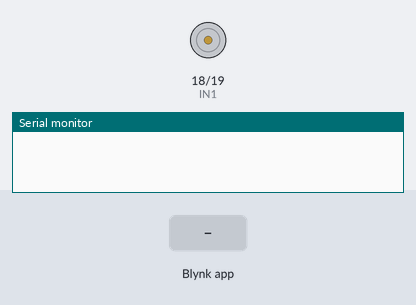
Recording of a sketch running on a simulated ESP32. Shown: motor-driver pin pairs drawn as motors (green arrow = first pin HIGH = forward, orange = second pin HIGH = backward, longer = more drive), the last lines printed to the serial monitor. The test bench sets the inputs (shaded band). WiFi joins after 1.5 s; servers stay silent unless stated.

Above: at 3.0 s.
3.1 s: Blynk app writes 1 to V0
At 4.1 s:
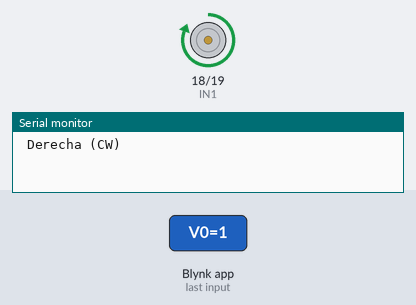
4.6 s: Blynk app writes 1 to V1
At 5.3 s:
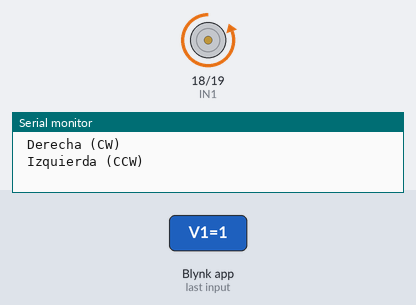
6.1 s: Blynk app writes 200 to V0
At 6.5 s:
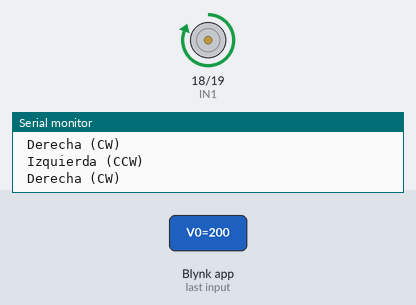
7.6 s: Blynk app writes 200 to V1
At 8.8 s:
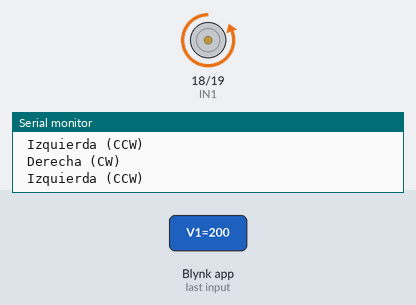
Timing chart, 0 to 10.1 s (numbered marks = the images above; inputs shaded):
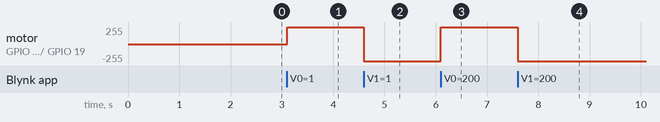

Measured:
- after the input at 3.1 s, motor on GPIO 18 (IN1) / GPIO 19 (IN2): stopped → forward 255/255 at once
- after the input at 4.6 s, motor on GPIO 18 (IN1) / GPIO 19 (IN2): forward 255/255 → backward 255/255 at once
- after the input at 6.1 s, motor on GPIO 18 (IN1) / GPIO 19 (IN2): backward 255/255 → forward 255/255 at once
- after the input at 7.6 s, motor on GPIO 18 (IN1) / GPIO 19 (IN2): forward 255/255 → backward 255/255 at once

The sketch:

MotorIoT.ino
```cpp
#define BLYNK_TEMPLATE_ID "TMPL2qPGUdNIw"
#define BLYNK_TEMPLATE_NAME "MOTOR"
#define BLYNK_AUTH_TOKEN "YiwfWWqu5l5kjCbMNNIQ1g-LRSD5DmLf"

#define BLYNK_PRINT Serial
#include <WiFi.h>
#include <BlynkSimpleEsp32.h>

// Pines de dirección al driver (no al motor)
#define IN1 18   // sentido A
#define IN2 19   // sentido B

char auth[] = BLYNK_AUTH_TOKEN;
char ssid[] = "Giruminito";
char pass[] = "12345678";

void setup() {
  Serial.begin(115200);
  pinMode(IN1, OUTPUT);
  pinMode(IN2, OUTPUT);
  digitalWrite(IN1, LOW);
  digitalWrite(IN2, LOW);

  Blynk.begin(auth, ssid, pass);
}

void loop() {
  Blynk.run();
}

// V0 → Giro derecha (CW)
BLYNK_WRITE(V0) {
  int val = param.asInt(); // 1=ON, 0=OFF
  if (val) {
    digitalWrite(IN1, HIGH);
    digitalWrite(IN2, LOW);
    Serial.println(" Derecha (CW)");
  } else {
    digitalWrite(IN1, LOW);
    digitalWrite(IN2, LOW);
    Serial.println(" Stop");
  }
}

// V1 → Giro izquierda (CCW)
BLYNK_WRITE(V1) {
  int val = param.asInt();
  if (val) {
    digitalWrite(IN1, LOW);
    digitalWrite(IN2, HIGH);
    Serial.println(" Izquierda (CCW)");
  } else {
    digitalWrite(IN1, LOW);
    digitalWrite(IN2, LOW);
    Serial.println(" Stop");
  }
}
```
